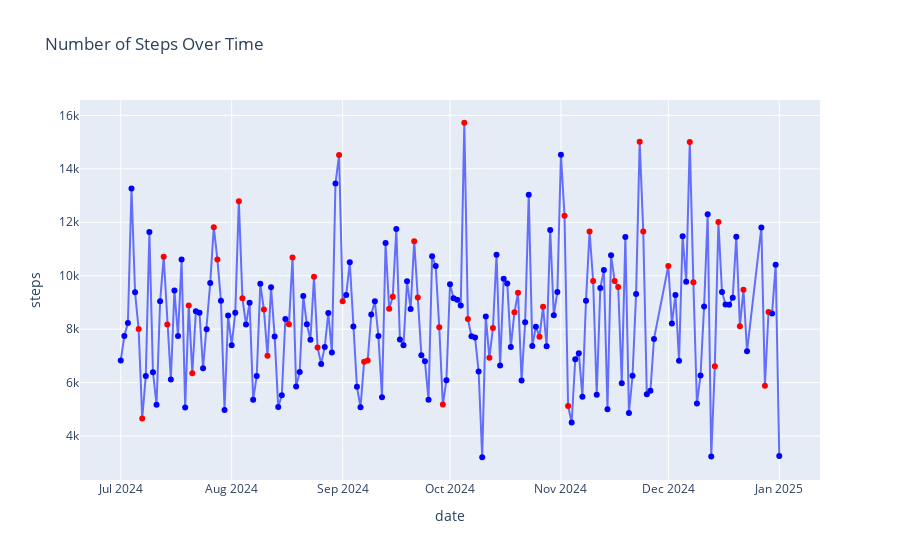

This figure's notebook cell:
### Markdown cell above
Create a line chart of the number of steps over time. Add a market, specifying if the date is a weekend.

### Code cell
fig = px.line(fitness_data, x='date', y='steps', title='Number of Steps Over Time', markers=True)
fig.update_traces(marker=dict(color=fitness_data['is_weekend'].map({True: 'red', False: 'blue'})))
fig.show()

### Figure 1 — Plotly figure (JSON) as saved in the notebook; plotly's stock layout.template omitted (floating-point values rounded to 4 significant figures; data arrays with more than 128 entries replaced by an {"elided": "..."} marker saying what was removed)
{"data": [{"hovertemplate": "date=%{x}<br>steps=%{y}<extra></extra>", "legendgroup": "", "line": {"color": "#636efa", "dash": "solid"}, "marker": {"color": {"elided": "179 str values"}, "symbol": "circle"}, "mode": "lines+markers", "name": "", "orientation": "v", "showlegend": false, "type": "scatter", "x": {"elided": "179 str values"}, "xaxis": "x", "y": {"elided": "179 float values"}, "yaxis": "y"}], "layout": {"legend": {"tracegroupgap": 0}, "title": {"text": "Number of Steps Over Time"}, "xaxis": {"anchor": "y", "domain": [0, 1], "title": {"text": "date"}}, "yaxis": {"anchor": "x", "domain": [0, 1], "title": {"text": "steps"}}}}
